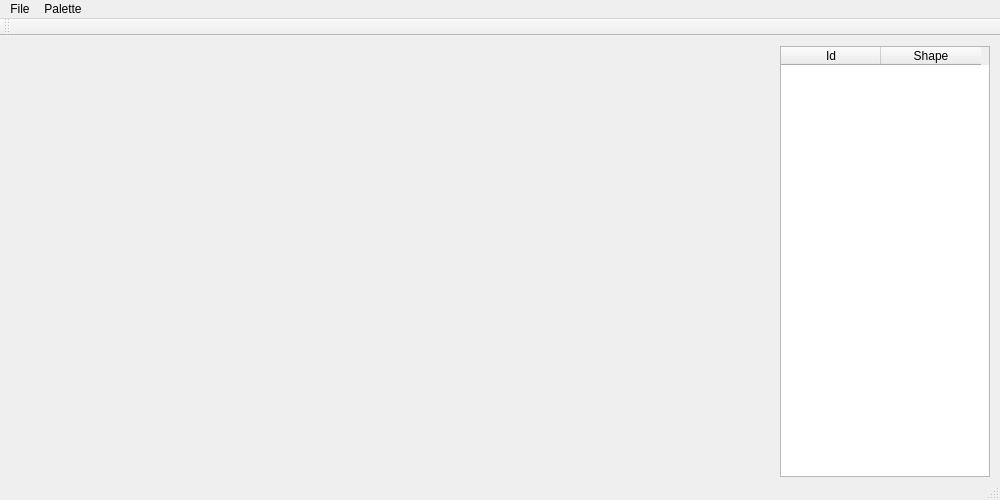
<?xml version="1.0" encoding="UTF-8"?>
<ui version="4.0">
 <class>MainWindow</class>
 <widget class="QMainWindow" name="MainWindow">
  <property name="geometry">
   <rect>
    <x>0</x>
    <y>0</y>
    <width>1000</width>
    <height>500</height>
   </rect>
  </property>
  <property name="maximumSize">
   <size>
    <width>1000</width>
    <height>500</height>
   </size>
  </property>
  <property name="windowTitle">
   <string>MainWindow</string>
  </property>
  <widget class="QWidget" name="centralWidget">
   <widget class="RenderArea" name="shapeRenderArea" native="true">
    <property name="geometry">
     <rect>
      <x>10</x>
      <y>10</y>
      <width>760</width>
      <height>431</height>
     </rect>
    </property>
   </widget>
   <widget class="QTableWidget" name="tableWidget">
    <property name="geometry">
     <rect>
      <x>780</x>
      <y>10</y>
      <width>210</width>
      <height>431</height>
     </rect>
    </property>
    <column>
     <property name="text">
      <string>Id</string>
     </property>
    </column>
    <column>
     <property name="text">
      <string>Shape</string>
     </property>
    </column>
   </widget>
  </widget>
  <widget class="QMenuBar" name="menuBar">
   <property name="geometry">
    <rect>
     <x>0</x>
     <y>0</y>
     <width>1000</width>
     <height>21</height>
    </rect>
   </property>
   <widget class="QMenu" name="menuFile">
    <property name="title">
     <string>File</string>
    </property>
    <addaction name="actionContact_us"/>
   </widget>
   <widget class="QMenu" name="menuPalette">
    <property name="title">
     <string>Palette</string>
    </property>
    <addaction name="actionAdd_Shape"/>
   </widget>
   <addaction name="menuFile"/>
   <addaction name="menuPalette"/>
  </widget>
  <widget class="QToolBar" name="mainToolBar">
   <attribute name="toolBarArea">
    <enum>TopToolBarArea</enum>
   </attribute>
   <attribute name="toolBarBreak">
    <bool>false</bool>
   </attribute>
  </widget>
  <widget class="QStatusBar" name="statusBar"/>
  <action name="actionContact_us">
   <property name="text">
    <string>Contact</string>
   </property>
  </action>
  <action name="actionAdd_Shape">
   <property name="text">
    <string>Shape Palette</string>
   </property>
  </action>
 </widget>
 <layoutdefault spacing="6" margin="11"/>
 <customwidgets>
  <customwidget>
   <class>RenderArea</class>
   <extends>QWidget</extends>
   <header>renderarea.h</header>
   <container>1</container>
  </customwidget>
 </customwidgets>
 <resources/>
 <connections/>
</ui>
